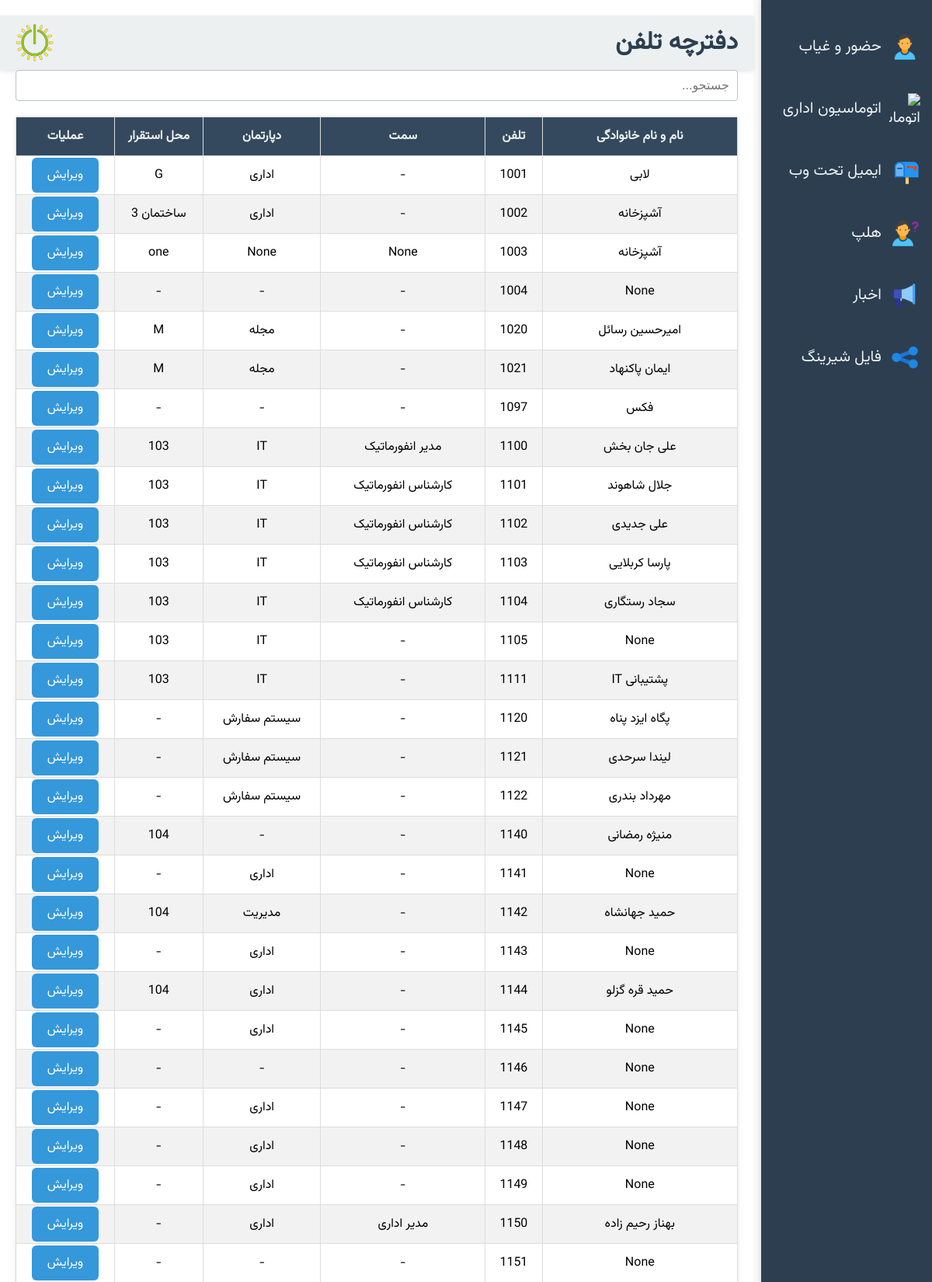
The page / (upper part) on the database its author committed.
### tables this page shows
CREATE TABLE contacts (
    id INTEGER PRIMARY KEY AUTOINCREMENT,
    full_name TEXT,
    phone TEXT NOT NULL,
    position TEXT,
    department TEXT,
    location TEXT
);

### app.py (the view)
@app.route('/')
def index():
    conn = get_db_connection()
    contacts = conn.execute('SELECT * FROM contacts ORDER BY CAST(phone AS INTEGER) ASC').fetchall()
    conn.close()
    return render_template('index.html', contacts=contacts)

### app.py (called while the page is built)
def get_db_connection():
    conn = sqlite3.connect('database.db')
    conn.row_factory = sqlite3.Row  # برای دسترسی به ستون‌ها با نام
    return conn

### templates/index.html (shortened to what this page needs)
<!DOCTYPE html>
<html lang="fa" dir="rtl">
<head>
</head>
<body>
    <div class="sidebar">
        <a href="#" title="حضور و غیاب">
            <img src="/static/attendance_icon.png" alt="حضور و غیاب">
            حضور و غیاب
        </a>
        <a href="#" title="اتوماسیون اداری">
            <img src="/static/automation_icon.png" alt="اتوماسیون اداری">
            اتوماسیون اداری
        </a>
        <a href="#" title="ایمیل تحت وب">
            <img src="/static/webmail_icon.png" alt="ایمیل تحت وب">
            ایمیل تحت وب
        </a>
        <a href="#" title="هلپ">
            <img src="/static/help_icon.png" alt="هلپ">
            هلپ
        </a>
        <a href="#" title="اخبار">
            <img src="/static/news_icon.png" alt="اخبار">
            اخبار
        </a>
        <a href="#" title="فایل شیرینگ">
            <img src="/static/filesharing_icon.png" alt="فایل شیرینگ">
            فایل شیرینگ
        </a>
    </div>
    <div class="main-content">
        <header>
            <h1>دفترچه تلفن</h1>
            <img src="/static/logo.png" alt="لوگو">
        </header>
        <input type="text" id="search" placeholder="جستجو...">
        <table id="contactsTable">
            <thead>
                <tr>
                    <th class="sortable">نام و نام خانوادگی</th>
                    <th class="sortable">تلفن</th>
                    <th class="sortable">سمت</th>
                    <th class="sortable">دپارتمان</th>
                    <th class="sortable">محل استقرار</th>
                    <th>عملیات</th>
                </tr>
            </thead>
            <tbody>
                {% for contact in contacts %}
                <tr>
                    <td>{{ contact['full_name'] }}</td>
                    <td>{{ contact['phone'] }}</td>
                    <td>{{ contact['position'] if contact['position'] else '-' }}</td>
                    <td>{{ contact['department'] if contact['department'] else '-' }}</td>
                    <td>{{ contact['location'] if contact['location'] else '-' }}</td>
                    <td>
                        <a href="{{ url_for('edit', id=contact['id']) }}" class="button">ویرایش</a>
                    </td>
                </tr>
                {% endfor %}
            </tbody>
        </table>
    </div>
</body>
</html>

### templates/index.html (style rules this page uses)
body { font-family: 'Vazirmatn', sans-serif; background-color: #f9f9f9; margin: 0; padding: 0; direction: rtl; }
.sidebar { position: fixed; right: 0; top: 0; width: 220px; height: 100%; background-color: #2c3e50; display: flex; flex-direction: column; padding-top: 20px; box-shadow: -2px 0 5px rgba(0,0,0,0.1); }
.sidebar a { color: #ecf0f1; text-decoration: none; padding: 20px 15px; font-size: 20px; display: flex; align-items: center; text-align: right; direction: rtl; transition: background-color 0.3s, transform 0.3s; }
.sidebar img { width: 40px; height: 40px; margin-left: 10px; }
.main-content { margin-right: 230px; padding: 20px; background-color: #fff; min-height: 100vh; }
header { background-color: #ecf0f1; padding: 10px 20px; margin-right: -20px; margin-left: -20px; display: flex; justify-content: space-between; align-items: center; box-shadow: 0 2px 5px rgba(0,0,0,0.1); }
header h1 { margin: 0; color: #2c3e50; }
header img { height: 50px; }
#search { width: 100%; padding: 10px; margin-bottom: 20px; box-sizing: border-box; border: 1px solid #bdc3c7; border-radius: 4px; font-size: 16px; direction: rtl; }
table { width: 100%; border-collapse: collapse; margin-bottom: 20px; background-color: #fff; box-shadow: 0 0 5px rgba(0,0,0,0.1); direction: rtl; }
th, td { border: 1px solid #ddd; padding: 12px 8px; text-align: center; font-size: 16px; }
th { background-color: #34495e; color: #ecf0f1; cursor: pointer; }
tr:nth-child(even) { background-color: #f2f2f2; }
a.button, button { padding: 10px 20px; margin: 2px; text-decoration: none; color: white; background-color: #3498db; border: none; cursor: pointer; border-radius: 6px; font-size: 16px; transition: background-color 0.3s, transform 0.2s; direction: rtl; text-align: center; }

### rows shown on the page
contacts: full_name "لابی", phone "1001", contact "-", department "اداری", location "G"
contacts: full_name "آشپزخانه", phone "1002", contact "-", department "اداری", location "ساختمان 3"
contacts: full_name "آشپزخانه", phone "1003", position "None", department "None", location "one"
contacts: full_name "None", phone "1004", contact "-"
contacts: full_name "امیرحسین رسائل", phone "1020", contact "-", department "مجله", location "M"
contacts: full_name "ایمان پاکنهاد", phone "1021", contact "-", department "مجله", location "M"
contacts: full_name "فکس", phone "1097", contact "-"
contacts: full_name "علی جان بخش", phone "1100", position "مدیر انفورماتیک", department "IT", location "103"
contacts: full_name "جلال شاهوند", phone "1101", position "کارشناس انفورماتیک", department "IT", location "103"
contacts: full_name "علی جدیدی", phone "1102", position "کارشناس انفورماتیک", department "IT", location "103"
contacts: full_name "پارسا کربلایی", phone "1103", position "کارشناس انفورماتیک", department "IT", location "103"
contacts: full_name "سجاد رستگاری", phone "1104", position "کارشناس انفورماتیک", department "IT", location "103"
contacts: full_name "None", phone "1105", contact "-", department "IT", location "103"
contacts: full_name "پشتیبانی IT", phone "1111", contact "-", department "IT", location "103"
contacts: full_name "پگاه ایزد پناه", phone "1120", contact "-", department "سیستم سفارش"
contacts: full_name "لیندا سرحدی", phone "1121", contact "-", department "سیستم سفارش"
contacts: full_name "مهرداد بندری", phone "1122", contact "-", department "سیستم سفارش"
contacts: full_name "منیژه رمضانی", phone "1140", contact "-", location "104"
contacts: full_name "None", phone "1141", contact "-", department "اداری"
contacts: full_name "حمید جهانشاه", phone "1142", contact "-", department "مدیریت", location "104"
contacts: full_name "None", phone "1143", contact "-", department "اداری"
contacts: full_name "حمید قره گزلو", phone "1144", contact "-", department "اداری", location "104"
contacts: full_name "None", phone "1145", contact "-", department "اداری"
contacts: full_name "None", phone "1146", contact "-"
contacts: full_name "None", phone "1147", contact "-", department "اداری"
contacts: full_name "None", phone "1148", contact "-", department "اداری"
contacts: full_name "None", phone "1149", contact "-", department "اداری"
contacts: full_name "بهناز رحیم زاده", phone "1150", position "مدیر اداری", department "اداری", contact "-"
contacts: full_name "None", phone "1151", contact "-"
